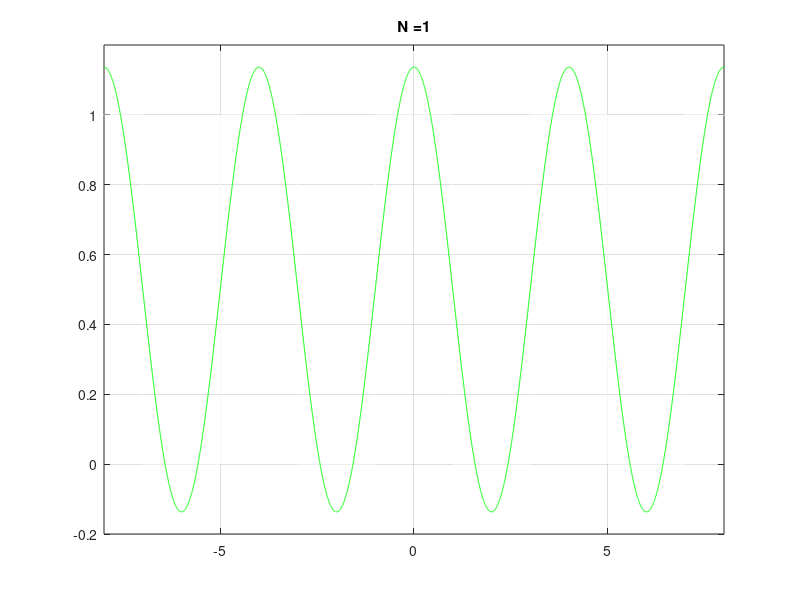
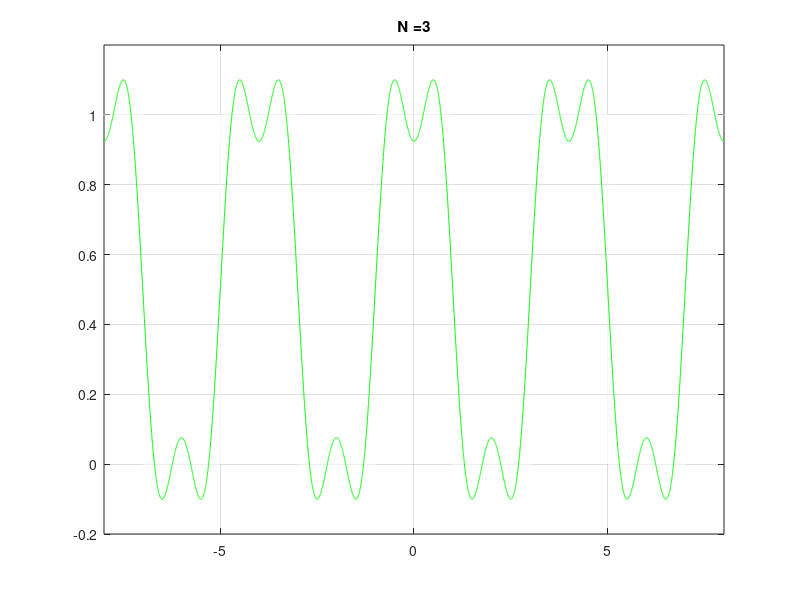
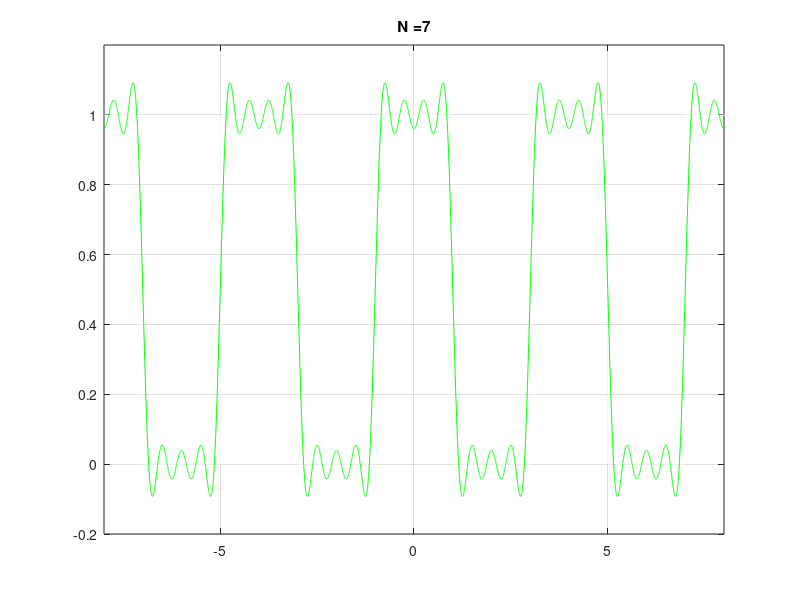
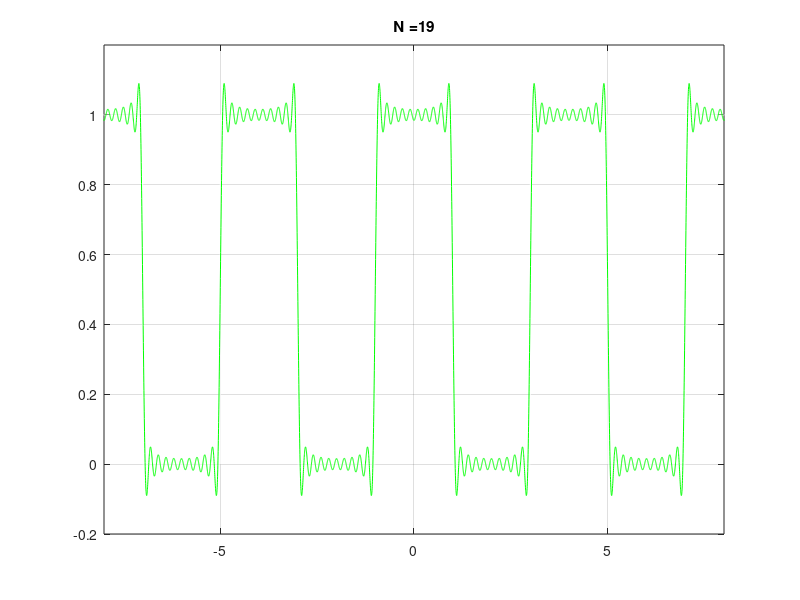

MATLAB code to generate these figures, in order:
clear all;
close all;

function a = FourierCoefficients(k)
    % computes the coefficients 'a' based on the values in vector 'k'.
    % For each element in 'k':
    %     - If the element is zero, the corresponding 'a' value is set to 1/2.
    %     - Otherwise, the value is calculated as sin(k*pi/2)/(k*pi).
    a = zeros(size(k));
    for idx = 1:length(k)
        if k(idx) == 0
            a(idx) = 1/2;
        else
            a(idx) = sin(k(idx) * pi/2) / (k(idx) * pi);
        end
    end
end

approximations = [1, 3, 7, 19, 43, 79];
maximum_approx = max(approximations);
k_values = -maximum_approx: maximum_approx;
ak = FourierCoefficients(k_values);

N = 400; %This will determine the number of points in the time domain
t = linspace(-2*5, 2*5, 4*N*5); %t stands for the time domain, 4*N*5 points in total
%Square Wave Signal
y_single = [zeros(1, N) ones(1, 2*N) zeros(1, N)];
y = [y_single y_single y_single y_single y_single];

% plotFourier Plots the Fourier series approximation of a signal and prints the overshoot

%   Inputs:
%       j               - Index for the current approximation order.
%       t               - Time vector for plotting.
%       approximations  - Vector containing the number of terms for each approximation.
%       maximum_approx  - Maximum order of approximation (used for indexing).
%       ak              - Vector of Fourier coefficients.
%       y               - Original signal to be approximated.
%
%   The function creates a new figure, plots the original signal in white,
%   overlays the Fourier approximation in green, and displays the
%   approximation order in the title. It also prints the maximum and
%   minimum values of the approximation to the command window.
function plotFourier (j, t, approximations, maximum_approx, ak, y)
    figure();
    plot(t, y, 'w');
    hold on;
    axis([-8 8 -0.2 1.2]);
    grid on;
    x = 0.*t; % Initialize x to zero for the current approximation
    for k = -approximations(j):approximations(j) % Loop through the range of k values for the current approximation
        x = x + real(ak(k + maximum_approx + 1) * exp(1i * k * pi/2 .* t)); 
    end
    plot(t, x,'g-');
    title(['N =', num2str(approximations(j))]);
    hold off;
    fprintf("maximum value for %d: %f\n", approximations(j), max(x));
    %Determine the percentage overshoot of the approximated square pulse for each of the above partial sum approximations
    overshoot = (max(x) - 1) / 1 * 100; % Calculate the percentage overshoot
    fprintf("Percentage overshoot for N = %d: %.2f%%\n\n", approximations(j), overshoot);

end

%Creating Graphs for all approximations
for j = 1: length(approximations)
    plotFourier (j , t, approximations, maximum_approx, ak, y);
end


